Frame 1 (no input): blank canvas, image omitted
Frame 60 (no input): blank canvas, image omitted
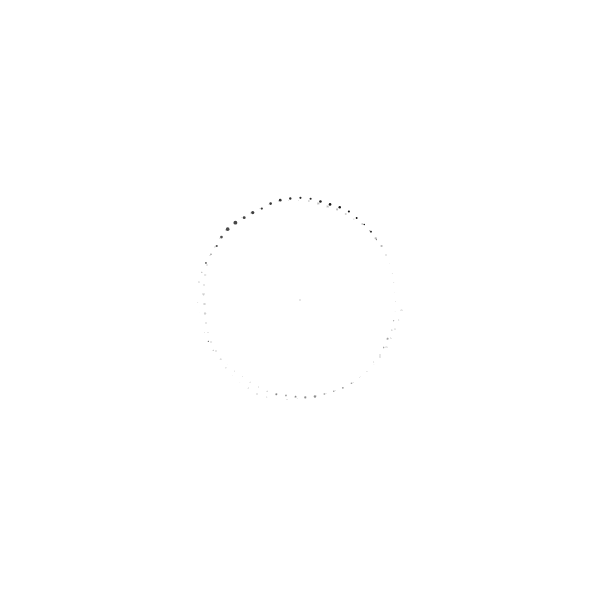
Frame 120 (the mouse pressed at the canvas centre since frame 60)

The p5.js sketch whose frames 1 and 60 were blank and that drew this single picture after the mouse press (run headless with seeded random() and noise() and a simulated clock; from frame 60 on, the mouse is pressed at the canvas centre):

// p5.js sketch
// ── sketch.js
// single dot orbiting + pulsing — fades the trail with a translucent overlay

let angle = 0;
let s = 1;
let r = 0;

function setup() {
  createCanvas(600, 600);
  background(255);
}

function draw() {
  fill(255, 5);
  noStroke();
  rect(0, 0, width, height);

  fill(0);
  push();
  translate(width / 2, height / 2);

  const posy = r * sin(angle);
  const posx = r * cos(angle);
  ellipse(posx, posy, s, s);
  angle += 0.1;

  r = map(noise(angle), 0, 1, -10, 10) + 100;

  if (s <= 10) s += random(-1, 1);
  else s -= random(7);

  pop();
}
